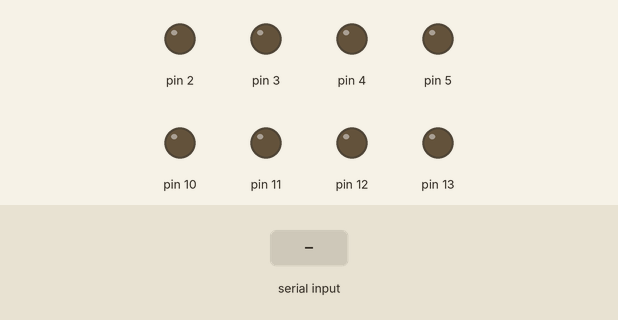
Simulated run of this sketch. Board: Arduino Uno, built with avr-gcc and run on an emulated ATmega328P. On the bench: output pins drawn as LEDs (lit = HIGH). The test bench sets the inputs (shaded band).

Above: at 1.2 s.
1.3 s: "f" received over Serial
At 2.0 s:
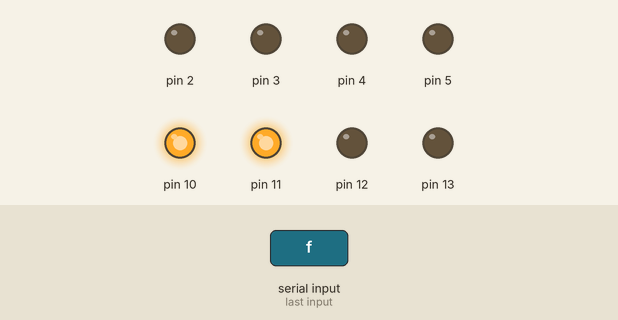
2.8 s: "b" received over Serial
At 3.1 s:
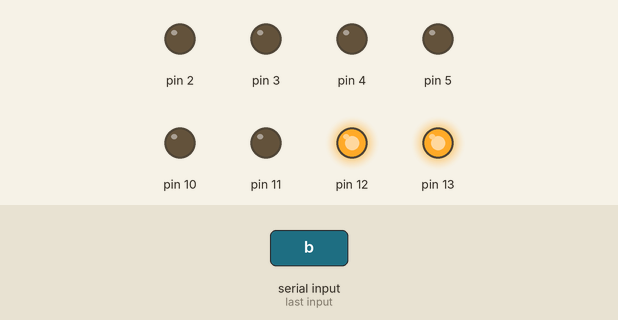
4.3 s: "l" received over Serial
At 5.4 s:
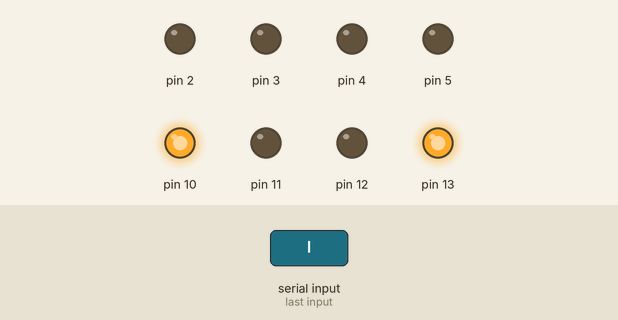
5.8 s: "r" received over Serial
At 6.6 s:
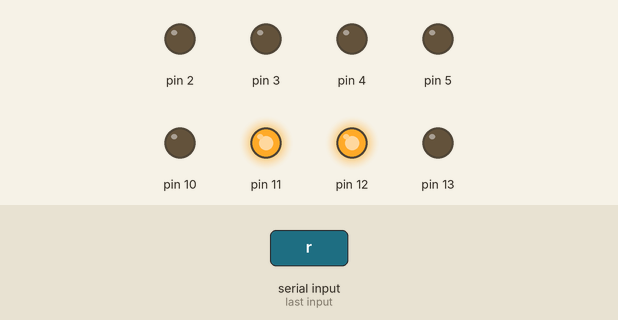
7.3 s: "x" received over Serial
At 7.7 s:
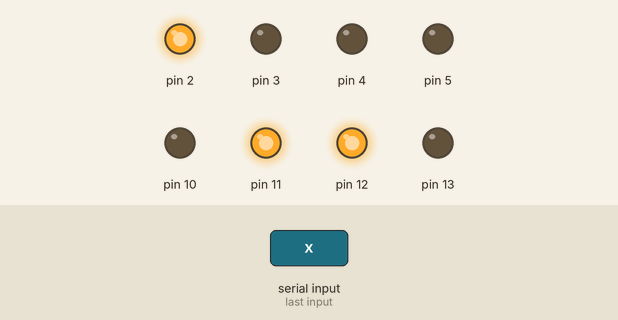
8.8 s: "w" received over Serial
At 10.1 s:
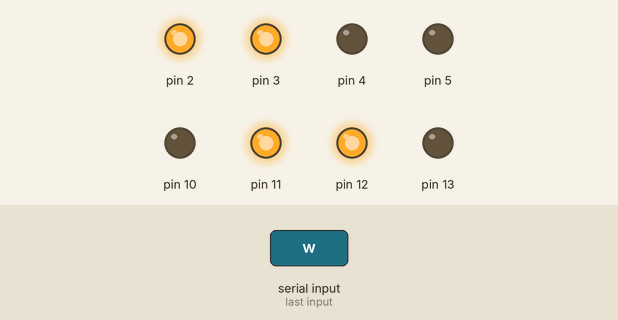
Timing chart, 0 to 11.3 s (numbered marks = the images above; inputs shaded):
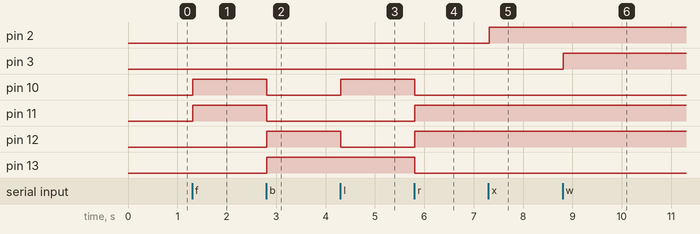

Measured:
- after the input at 1.3 s, pin 10, pin 11: LOW → HIGH at once
- after the input at 2.8 s, pin 10, pin 11: HIGH → LOW at once; pin 12, pin 13: LOW → HIGH at once
- after the input at 4.3 s, pin 10: LOW → HIGH at once; pin 12: HIGH → LOW at once
- after the input at 5.8 s, pin 10, pin 13: HIGH → LOW at once; pin 11, pin 12: LOW → HIGH at once
- after the input at 7.3 s, pin 2: LOW → HIGH at once
- after the input at 8.8 s, pin 3: LOW → HIGH at once

The sketch:

practica11.ino
```cpp
String readString;

void setup() {
Serial.begin(9600);
//Salidas digitales
pinMode(10, OUTPUT);
pinMode(11, OUTPUT);
pinMode(12, OUTPUT);
pinMode(13, OUTPUT);
pinMode(2, OUTPUT);
pinMode(3, OUTPUT);
pinMode(4, OUTPUT);
pinMode(5, OUTPUT);


}

void loop() {
while (Serial.available()) {
delay(10);
if (Serial.available() >0) {
char c = Serial.read();
readString += c;
}
}
if (readString.length() >0) {

if (readString == "f") {

      digitalWrite(10, HIGH);
      digitalWrite(11, HIGH);
      digitalWrite(12, LOW);
      digitalWrite(13, LOW);

}

if (readString == "b") {

      digitalWrite(10, LOW);
      digitalWrite(11, LOW);
      digitalWrite(12, HIGH);
      digitalWrite(13, HIGH);
}

if (readString == "l") {

      digitalWrite(10, HIGH);
      digitalWrite(11, LOW);
      digitalWrite(12, LOW);
      digitalWrite(13, HIGH);
}

if (readString == "r") {

      digitalWrite(10, LOW);
      digitalWrite(11, HIGH);
      digitalWrite(12, HIGH);
      digitalWrite(13, LOW);
}

if (readString == "x") {

      digitalWrite(2, HIGH);

}

if (readString == "y") {


      digitalWrite(2, LOW);
}

if (readString == "w") {

      digitalWrite(3, HIGH);

}

if (readString == "z") {


      digitalWrite(3, LOW);
}


if (readString == "s") {

      digitalWrite(10, LOW);
      digitalWrite(11, LOW);
      digitalWrite(12, LOW);
      digitalWrite(13, LOW);

}
readString="";
}
}
```
